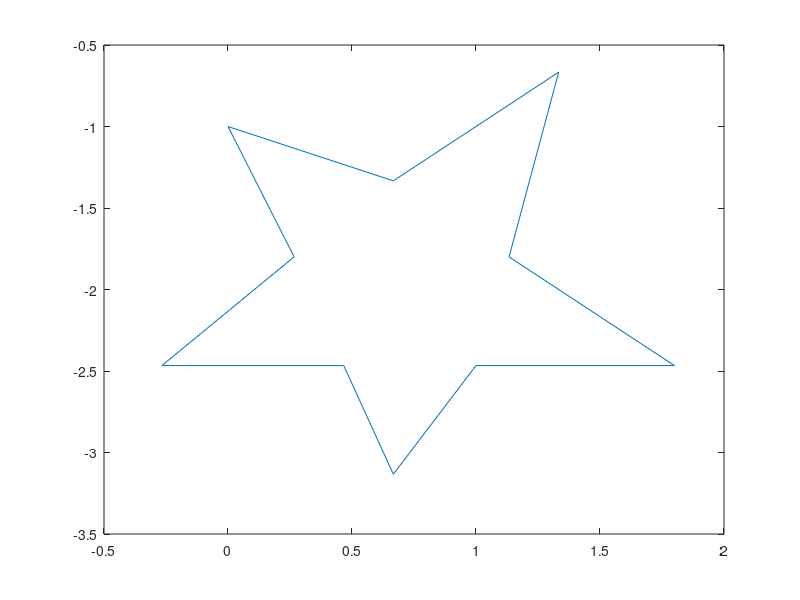

MATLAB code for this plot: (Note: this script raises an error after producing the figure.)
%5 point star

point1 = [0 0 -1];
point2 = [0 1 -2]/1.5; 
point3 = [0 2 -1]/1.5;
point4 = [0 1.7 -2.7]/1.5;
point5 = [0 2.7 -3.7]/1.5;
point6 = [0 1.5 -3.7]/1.5;
point7 = [0 1 -4.7]/1.5;
point8 = [0 .7 -3.7]/1.5;
point9 = [0 -.4, -3.7]/1.5;
point10 = [0 .4, -2.7]/1.5;
point11 = [0 0, -1];

points = [point1; point2; point3; point4; point5; point6; point7; point8; point9; point10; point11];

plot(points(:,2), points(:,3));


%side 1
[total_time, a0, a1, a2, a3, a4, a5] = line_ab_real(point1.', point2.');

fileID = fopen('startraj.txt', 'w');
fprintf(fileID, '\n%0.9f ',  total_time);
fprintf(fileID,'%0.9f ',a0, a1, a2, a3, a4, a5);
fclose(fileID);

%side 2
[total_time, a0, a1, a2, a3, a4, a5] = line_ab_real(point2.', point3.');

fileID = fopen('startraj.txt', 'a+');
fprintf(fileID, '\n%0.9f ',  total_time);
fprintf(fileID,'%0.9f ',a0, a1, a2, a3, a4, a5);
fclose(fileID);


%side 3
[total_time, a0, a1, a2, a3, a4, a5] = line_ab_real(point3.', point4.');

fileID = fopen('startraj.txt', 'a+');
fprintf(fileID, '\n%0.9f ',  total_time);
fprintf(fileID,'%0.9f ',a0, a1, a2, a3, a4, a5);
fclose(fileID);

%side 4
[total_time, a0, a1, a2, a3, a4, a5] = line_ab_real(point4.', point5.');

fileID = fopen('startraj.txt', 'a+');
fprintf(fileID, '\n%0.9f ',  total_time);
fprintf(fileID,'%0.9f ',a0, a1, a2, a3, a4, a5);
fclose(fileID);

%side 5
[total_time, a0, a1, a2, a3, a4, a5] = line_ab_real(point5.', point6.');

fileID = fopen('startraj.txt', 'a+');
fprintf(fileID, '\n%0.9f ',  total_time);
fprintf(fileID,'%0.9f ',a0, a1, a2, a3, a4, a5);
fclose(fileID);

%side 6
[total_time, a0, a1, a2, a3, a4, a5] = line_ab_real(point6.', point7.');

fileID = fopen('startraj.txt', 'a+');
fprintf(fileID, '\n%0.9f ',  total_time);
fprintf(fileID,'%0.9f ',a0, a1, a2, a3, a4, a5);
fclose(fileID);

%side 7
[total_time, a0, a1, a2, a3, a4, a5] = line_ab_real(point7.', point8.');

fileID = fopen('startraj.txt', 'a+');
fprintf(fileID, '\n%0.9f ',  total_time);
fprintf(fileID,'%0.9f ',a0, a1, a2, a3, a4, a5);
fclose(fileID);

%side 8
[total_time, a0, a1, a2, a3, a4, a5] = line_ab_real(point8.', point9.');

fileID = fopen('startraj.txt', 'a+');
fprintf(fileID, '\n%0.9f ',  total_time);
fprintf(fileID,'%0.9f ',a0, a1, a2, a3, a4, a5);
fclose(fileID);

%side 9
[total_time, a0, a1, a2, a3, a4, a5] = line_ab_real(point9.', point10.');

fileID = fopen('startraj.txt', 'a+');
fprintf(fileID, '\n%0.9f ',  total_time);
fprintf(fileID,'%0.9f ',a0, a1, a2, a3, a4, a5);
fclose(fileID);

%side 10
[total_time, a0, a1, a2, a3, a4, a5] = line_ab_real(point10.', point11.');

fileID = fopen('startraj.txt', 'a+');
fprintf(fileID, '\n%0.9f ',  total_time);
fprintf(fileID,'%0.9f ',a0, a1, a2, a3, a4, a5);
fclose(fileID);
